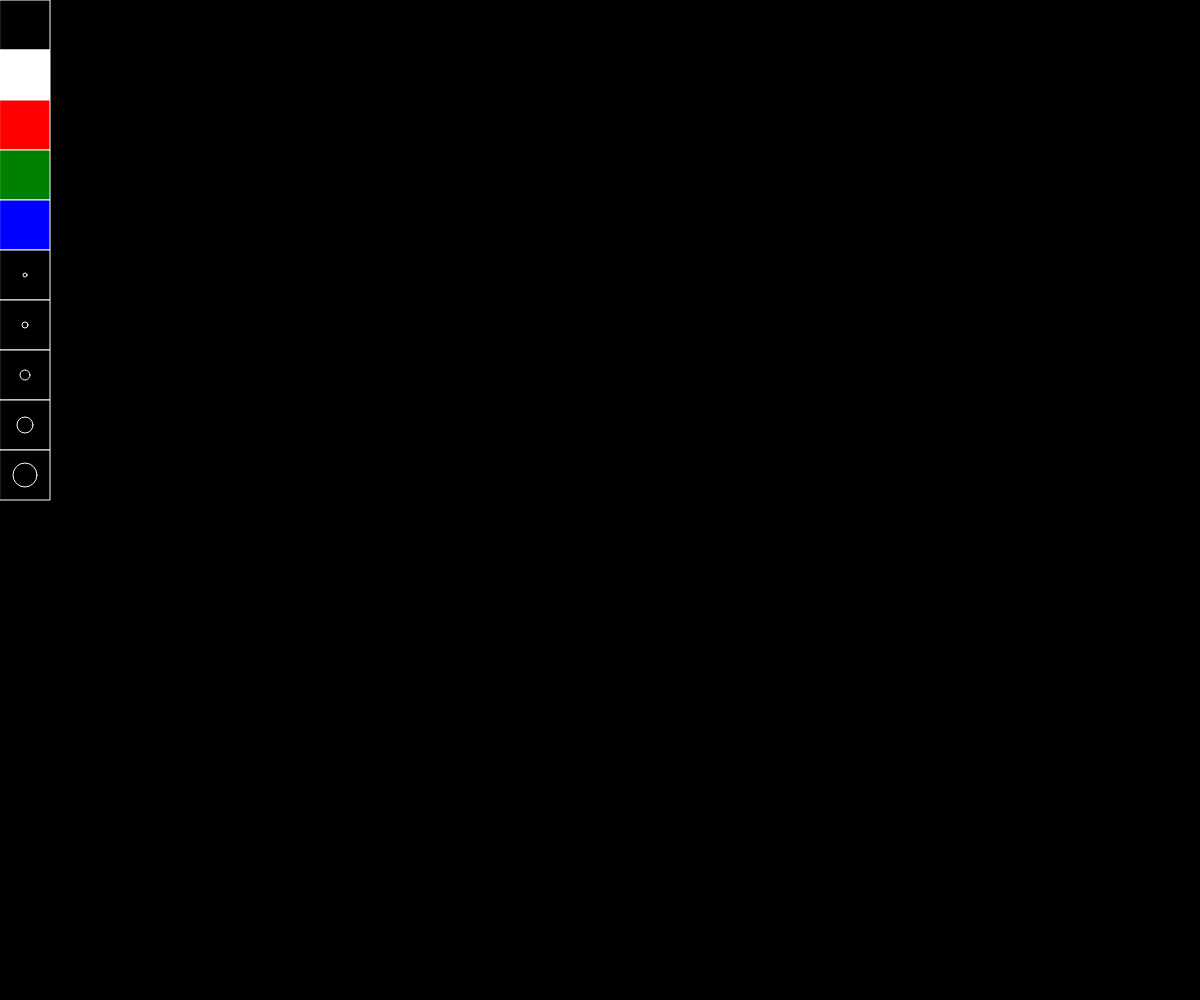
Frame 1 (no input)
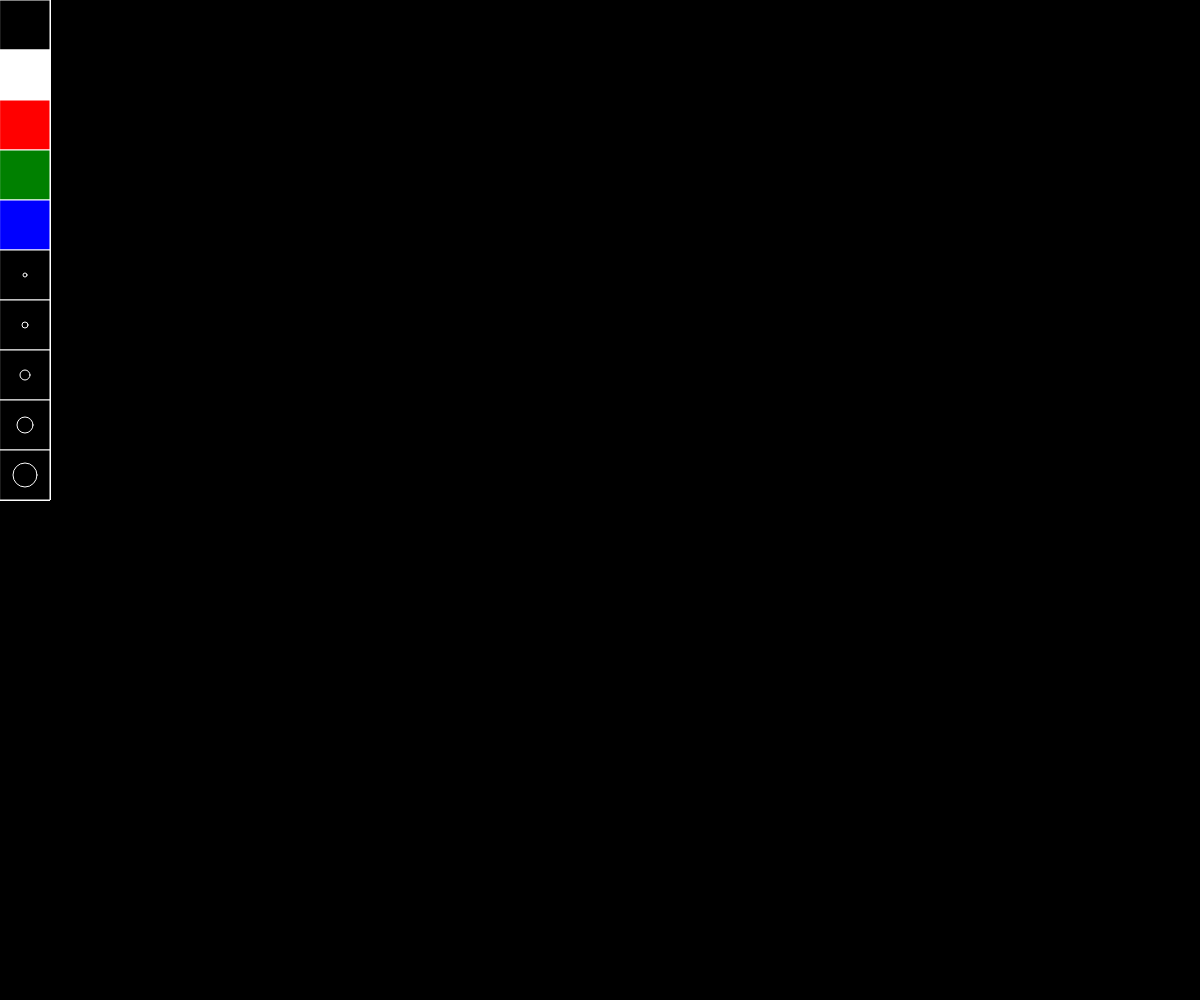
Frame 60 (no input)
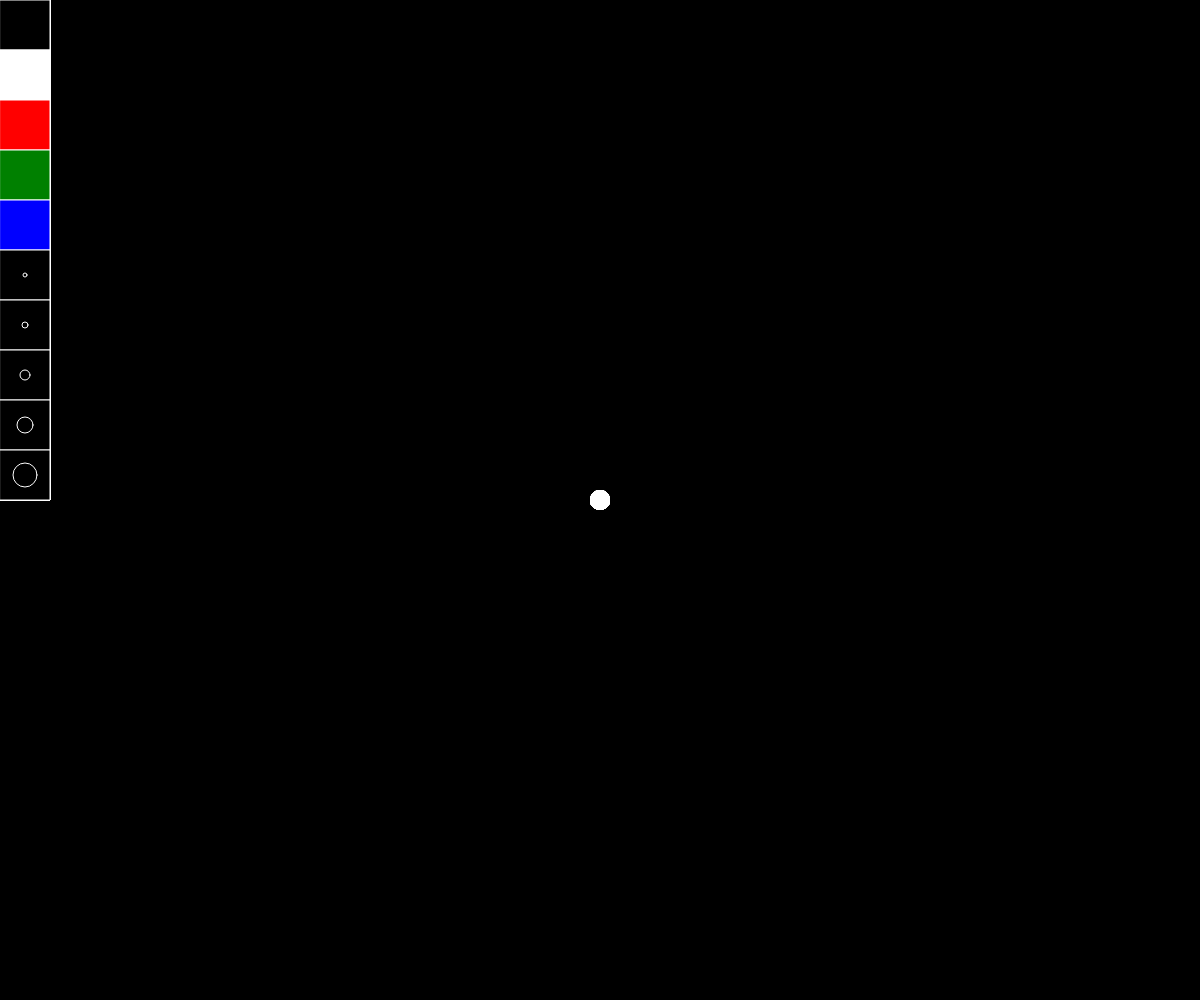
Frame 120 (the mouse pressed at the canvas centre since frame 60)

The p5.js sketch that drew these frames (run headless with seeded random() and noise() and a simulated clock; from frame 60 on, the mouse is pressed at the canvas centre):

// p5.js sketch
// ── sketch.js
var currentBrushColour = 'white';
var currentBrushSize = 20;
var colours = ['black', 'white', 'red', 'green', 'blue'];
var sizes = [20, 30, 50, 80, 120];
var toolbarSize = 50;

function setup() {
    createCanvas(innerWidth, innerHeight);
    background("Black");
}

function draw() {
    drawToolbar();
    if (mouseIsPressed && mouseX > toolbarSize){
        fill(currentBrushColour);
        noStroke();
        ellipse(mouseX, mouseY, currentBrushSize, currentBrushSize);
    }
}

function drawToolbar(){
    let y = 0;
    
    stroke('white');
    
    for (let i = 0; i < colours.length; i++){
        fill(colours[i]);
        rect(0, y, toolbarSize, toolbarSize);
        y += toolbarSize;   
    }

    for (let i = 0; i < sizes.length; i++){
        fill('black');
        rect(0, y, toolbarSize, toolbarSize)
        let centreX = toolbarSize / 2;
        let centreY = y + toolbarSize / 2;
        let size = sizes[i] / 5;
        
        ellipse(centreX, centreY, size, size);
        y += toolbarSize;   
    }
}

function mouseClicked(){
    if (mouseX > 50){
        return;
    }
    
    let index = Math.floor(mouseY / toolbarSize);

    if (index < colours.length){
        currentBrushColour = colours[index];
        return;
    }
 
    index = index - colours.length;
    if (index < sizes.length){
        currentBrushSize = sizes[index];
        return;
    }
}
